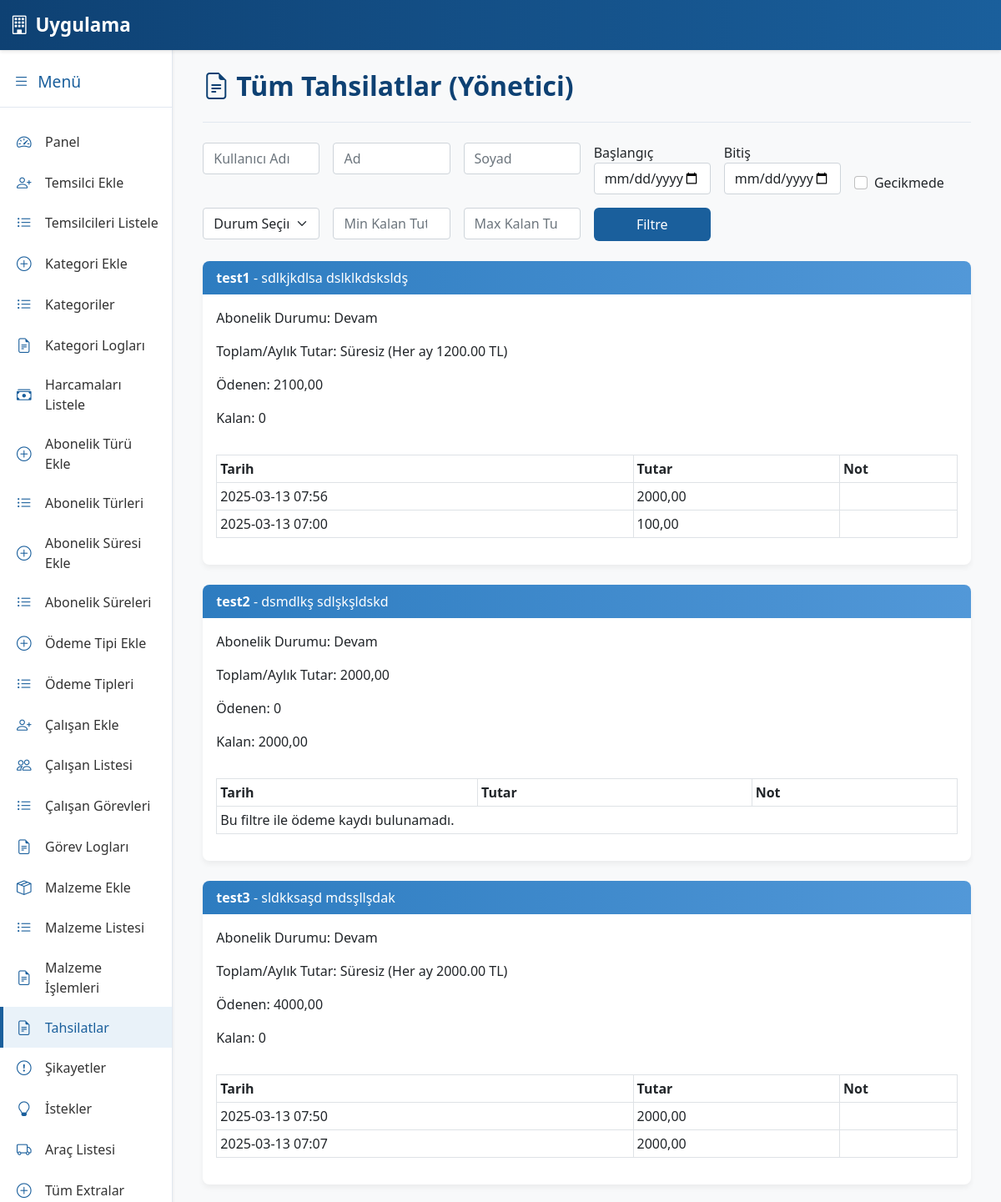
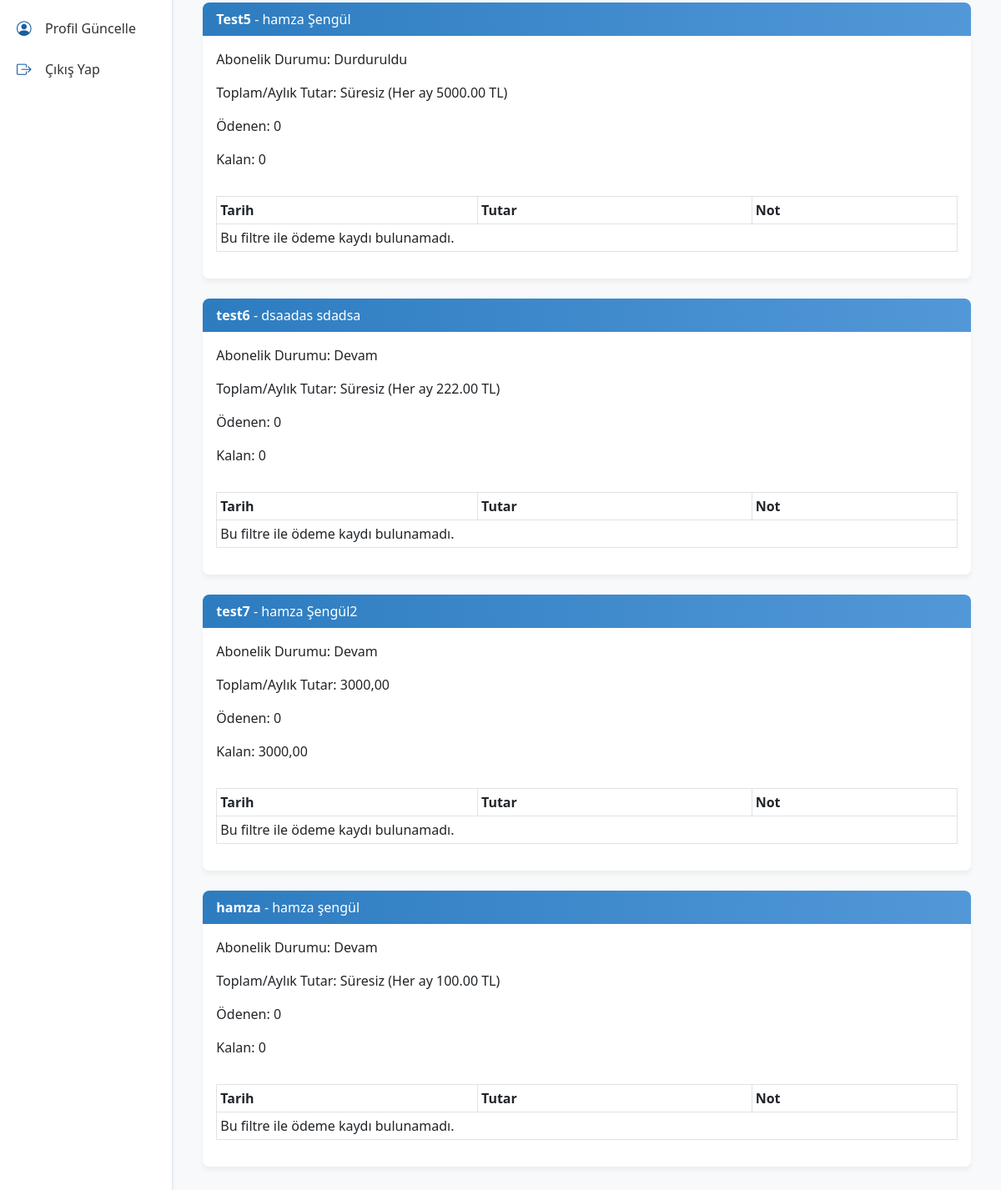
Screenshot of /list-payments-admin/ (signed in) with the database file from the repository (2 pictures, top to bottom).
### core/models.py (models this page shows, shortened)
class Customer(models.Model):
    AGREEMENT_STATUS_CHOICES = (
    ('beklemede', 'Beklemede'),
    ('olumlu', 'Olumlu'),
    ('olumsuz', 'Olumsuz'),
)
    rep = models.ForeignKey(settings.AUTH_USER_MODEL, on_delete=models.CASCADE,
                            verbose_name="Temsilci")  # Kaydı oluşturan temsilci
    username = models.CharField(max_length=150, unique=True)
    first_name = models.CharField(max_length=150)
    last_name = models.CharField(max_length=150)
    identification = models.CharField(max_length=100, blank=True, null=True, verbose_name="TC/Vergi No")
    tax_office = models.CharField(max_length=150, blank=True, null=True, verbose_name="Vergi Dairesi")
    address = models.TextField()
    subscription_type = models.ForeignKey(SubscriptionType, on_delete=models.SET_NULL, null=True)
    subscription_duration = models.ForeignKey(SubscriptionDuration, on_delete=models.SET_NULL, null=True)
    subscription_start_date = models.DateField()
    payment_type = models.ForeignKey(PaymentType, on_delete=models.SET_NULL, null=True)
    amount = models.DecimalField(max_digits=10, decimal_places=2)
    description = models.TextField(blank=True, null=True)
    agreement_status = models.CharField(max_length=10, choices=AGREEMENT_STATUS_CHOICES)
    created_at = models.DateTimeField(auto_now_add=True)

class Payment(models.Model):
    customer = models.ForeignKey(Customer, on_delete=models.CASCADE, related_name="payments")
    payment_date = models.DateTimeField(auto_now_add=True)
    paid_amount = models.DecimalField(max_digits=10, decimal_places=2, verbose_name="Ödenen Tutar")
    note = models.TextField(blank=True, null=True, verbose_name="Not")
    payment_method = models.CharField(max_length=100, blank=True, null=True, verbose_name="Ödeme Yöntemi")

### core/views.py (the view, shortened to what this page needs)
# urls.py: path('list-payments-admin/', views.list_payments_admin, name='list_payments_admin'),
@login_required
def list_payments_admin(request):
    if not request.user.is_superuser:
        return redirect('home')
    customers = Customer.objects.all()
    q_username = request.GET.get('q_username', '').strip()
    q_first_name = request.GET.get('q_first_name', '').strip()
    q_last_name = request.GET.get('q_last_name', '').strip()
    date_from = request.GET.get('date_from', '')
    date_to = request.GET.get('date_to', '')
    late_flag = request.GET.get('late', '')
    q_status = request.GET.get('status', '')
    q_min_rem = request.GET.get('min_remaining', '')
    q_max_rem = request.GET.get('max_remaining', '')
    if q_username:
        customers = customers.filter(username__icontains=q_username)
    if q_first_name:
        customers = customers.filter(first_name__icontains=q_first_name)
    if q_last_name:
        customers = customers.filter(last_name__icontains=q_last_name)
    if q_status:
        customers = customers.filter(agreement_status=q_status)
    customer_list = []
    for cust in customers:
        analysis = analyze_customer_payment(cust)
        payments = cust.payments.all().order_by("-payment_date")
        if date_from:
            payments = payments.filter(payment_date__date__gte=date_from)
        if date_to:
            payments = payments.filter(payment_date__date__lte=date_to)
        if late_flag == "1" and not analysis["is_late"]:
            continue
        remaining_amount = analysis["remaining_amount"]
        customer_list.append({
            "customer": cust,
            "analysis": analysis,
            "payments": payments,
        })
    return render(request, "list_payments_admin.html", {
        "customer_list": customer_list
    })

### core/templates/list_payments_admin.html (shortened to what this page needs)
{% extends "base.html" %}
{% block content %}
<div class="container">
  <div class="page-header">
    <h2><i class="bi bi-file-earmark-text me-2"></i>Tüm Tahsilatlar (Yönetici)</h2>
  </div>
  <form method="get" class="row g-3 mb-4">
    <div class="col-md-2">
      <input type="text" name="q_username" class="form-control" placeholder="Kullanıcı Adı"
             value="{{ request.GET.q_username }}">
    </div>
    <div class="col-md-2">
      <input type="text" name="q_first_name" class="form-control" placeholder="Ad"
             value="{{ request.GET.q_first_name }}">
    </div>
    <div class="col-md-2">
      <input type="text" name="q_last_name" class="form-control" placeholder="Soyad"
             value="{{ request.GET.q_last_name }}">
    </div>
    <div class="col-md-2">
      <label class="form-label mb-0">Başlangıç</label>
      <input type="date" name="date_from" class="form-control" value="{{ request.GET.date_from }}">
    </div>
    <div class="col-md-2">
      <label class="form-label mb-0">Bitiş</label>
      <input type="date" name="date_to" class="form-control" value="{{ request.GET.date_to }}">
    </div>
    <div class="col-md-2 d-flex align-items-end">
      <div class="form-check me-2">
        <input type="checkbox" class="form-check-input" id="lateCheck" name="late" value="1"
               {% if request.GET.late == "1" %}checked{% endif %}>
        <label for="lateCheck" class="form-check-label">Gecikmede</label>
      </div>
    </div>
    <div class="col-md-2">
      <select name="status" class="form-select">
        <option value="">Durum Seçiniz</option>
      </select>
    </div>
    <div class="col-md-2">
      <input type="number" step="0.01" name="min_remaining" class="form-control"
             placeholder="Min Kalan Tutar" value="{{ request.GET.min_remaining }}">
    </div>
    <div class="col-md-2">
      <input type="number" step="0.01" name="max_remaining" class="form-control"
             placeholder="Max Kalan Tutar" value="{{ request.GET.max_remaining }}">
    </div>
    <div class="col-md-2 d-flex align-items-end">
      <button type="submit" class="btn btn-corporate w-100">Filtre</button>
    </div>
  </form>
  {% for item in customer_list %}
    {% with cust=item.customer analysis=item.analysis payments=item.payments %}
      <div class="card mb-4">
        <div class="card-header">
          <strong>{{ cust.username }}</strong> - {{ cust.first_name }} {{ cust.last_name }}
        </div>
        <div class="card-body">
          <p>Abonelik Durumu:
            {% if cust.agreement_status == 'olumlu' %}Devam{% endif %}
            {% if cust.agreement_status == 'beklemede' %}Durduruldu{% endif %}
          </p>
          <p>Toplam/Aylık Tutar: {{ analysis.total_amount }}</p>
          <p>Ödenen: {{ analysis.total_paid }}</p>
          <p>Kalan: {{ analysis.remaining_amount }}</p>
        </div>
        <div class="px-3 pb-3">
          <table class="table table-bordered table-sm">
            <thead>
              <tr>
                <th>Tarih</th>
                <th>Tutar</th>
                <th>Not</th>
              </tr>
            </thead>
            <tbody>
              {% for pay in payments %}
              <tr>
                <td>{{ pay.payment_date|date:"Y-m-d H:i" }}</td>
                <td>{{ pay.paid_amount }}</td>
                <td>{{ pay.note }}</td>
              </tr>
              {% empty %}
              <tr><td colspan="3">Bu filtre ile ödeme kaydı bulunamadı.</td></tr>
              {% endfor %}
            </tbody>
          </table>
        </div>
      </div>
    {% endwith %}
  {% endfor %}
</div>
{% endblock %}

### core/templates/base.html (style rules this page uses)
:root { --primary-color: #1a5f9c; --primary-light: #2d7cc0; --primary-lighter: #5298d8; --primary-dark: #0e4173; --accent-color: #3498db; --text-light: #ffffff; --text-dark: #333333; --background-light: #f8f9fa; --border-color: #e2e8f0; }
body { background-color: var(--background-light); font-family: 'Segoe UI', Roboto, Arial, sans-serif; }
.btn-corporate { background-color: var(--primary-color); color: var(--text-light); border: none; transition: all 0.3s ease; }
.card { border-radius: 8px; box-shadow: 0 4px 6px rgba(0,0,0,0.05); border: none; margin-bottom: 1.5rem; transition: all 0.3s ease; }
.card-header { background: linear-gradient(to right, var(--primary-light), var(--primary-lighter)); color: var(--text-light); border-bottom: none; border-radius: 8px 8px 0 0 !important; font-weight: 500; }
.btn { border-radius: 6px; padding: 0.5rem 1.25rem; font-weight: 500; transition: all 0.3s ease; }
.page-header { margin-bottom: 1.5rem; padding-bottom: 1rem; border-bottom: 1px solid var(--border-color); }
.page-header h2 { color: var(--primary-dark); font-weight: 600; }

### rows the page displays
Customer: customer.username "test1", customer.first_name "sdlkjkdlsa", customer.last_name "dslklkdsksldş", agreement_status "Devam", analysis.total_amount "Süresiz (Her ay 1200.00 TL)", analysis.total_paid "2100,00", analysis.remaining_amount "0"
Payment: payment_date "2025-03-13 07:56", paid_amount "2000,00"
Payment: payment_date "2025-03-13 07:00", paid_amount "100,00"
Customer: customer.username "test2", customer.first_name "dsmdlkş", customer.last_name "sdlşkşldskd", agreement_status "Devam", analysis.total_amount "2000,00", analysis.total_paid "0", analysis.remaining_amount "2000,00"
Customer: customer.username "test3", customer.first_name "sldkksaşd", customer.last_name "mdsşllşdak", agreement_status "Devam", analysis.total_amount "Süresiz (Her ay 2000.00 TL)", analysis.total_paid "4000,00", analysis.remaining_amount "0"
Payment: payment_date "2025-03-13 07:50", paid_amount "2000,00"
Payment: payment_date "2025-03-13 07:07", paid_amount "2000,00"
Customer: customer.username "Test5", customer.first_name "hamza", customer.last_name "Şengül", agreement_status "Durduruldu", analysis.total_amount "Süresiz (Her ay 5000.00 TL)", analysis.total_paid "0", analysis.remaining_amount "0"
Customer: customer.username "test6", customer.first_name "dsaadas", customer.last_name "sdadsa", agreement_status "Devam", analysis.total_amount "Süresiz (Her ay 222.00 TL)", analysis.total_paid "0", analysis.remaining_amount "0"
Customer: customer.username "test7", customer.first_name "hamza", customer.last_name "Şengül2", agreement_status "Devam", analysis.total_amount "3000,00", analysis.total_paid "0", analysis.remaining_amount "3000,00"
Customer: customer.username "hamza", customer.first_name "hamza", customer.last_name "şengül", agreement_status "Devam", analysis.total_amount "Süresiz (Her ay 100.00 TL)", analysis.total_paid "0", analysis.remaining_amount "0"
